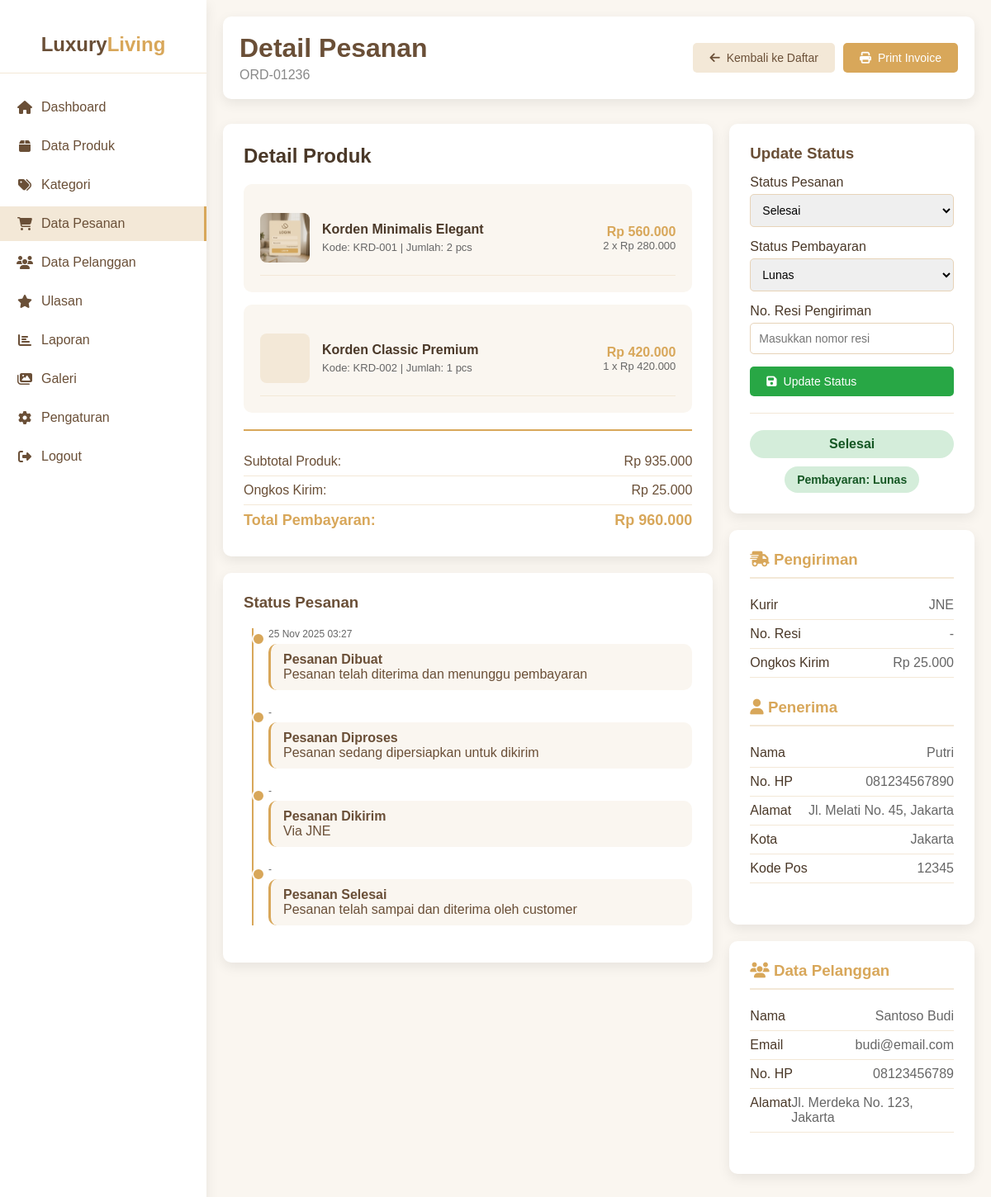
Screenshot of /admin/detail_pesanan.php?id=1 (signed in) with the database file from the repository.
### tables this page shows
CREATE TABLE `pesanan` (
  `id_pesanan` int(11) NOT NULL,
  `kode_pesanan` varchar(20) NOT NULL,
  `id_pelanggan` int(11) NOT NULL,
  `tanggal_pesanan` timestamp NOT NULL DEFAULT current_timestamp(),
  `total_harga` decimal(12,2) NOT NULL,
  `status_pesanan` enum('Menunggu Pembayaran','Diproses','Dikirim','Selesai','Dibatalkan') DEFAULT 'Menunggu Pembayaran',
  `metode_pembayaran` enum('Transfer Bank','COD','E-Wallet') DEFAULT 'Transfer Bank',
  `status_pembayaran` enum('Menunggu','Lunas','Gagal') DEFAULT 'Menunggu',
  `bukti_pembayaran` varchar(255) DEFAULT NULL,
  `nama_penerima` varchar(100) NOT NULL,
  `no_hp_penerima` varchar(20) NOT NULL,
  `alamat_pengiriman` text NOT NULL,
  `kota_pengiriman` varchar(100) NOT NULL,
  `kode_pos_pengiriman` varchar(10) NOT NULL,
  `kurir` varchar(50) DEFAULT NULL,
  `no_resi` varchar(100) DEFAULT NULL,
  `ongkir` decimal(10,2) DEFAULT 0.00,
  `catatan` text DEFAULT NULL,
  `updated_at` timestamp NOT NULL DEFAULT current_timestamp() ON UPDATE current_timestamp()
);

CREATE TABLE `detail_pesanan` (
  `id_detail` int(11) NOT NULL,
  `id_pesanan` int(11) NOT NULL,
  `id_produk` int(11) NOT NULL,
  `jumlah` int(11) NOT NULL,
  `harga_satuan` decimal(12,2) NOT NULL,
  `subtotal` decimal(12,2) NOT NULL
);

CREATE TABLE `produk` (
  `id_produk` int(11) NOT NULL,
  `kode_produk` varchar(20) NOT NULL,
  `nama_produk` varchar(255) NOT NULL,
  `id_kategori` int(11) DEFAULT NULL,
  `deskripsi_singkat` text DEFAULT NULL,
  `deskripsi_lengkap` text DEFAULT NULL,
  `harga` decimal(12,2) NOT NULL,
  `harga_diskon` decimal(12,2) DEFAULT NULL,
  `stok` int(11) DEFAULT 0,
  `berat` decimal(8,2) DEFAULT 0.00 COMMENT 'dalam gram',
  `bahan` varchar(100) DEFAULT NULL,
  `ukuran` varchar(50) DEFAULT NULL,
  `warna` varchar(100) DEFAULT NULL,
  `jenis_gantungan` varchar(100) DEFAULT NULL,
  `foto_utama` varchar(255) DEFAULT NULL,
  `status` enum('Tersedia','Habis','Preorder') DEFAULT 'Tersedia',
  `terjual` int(11) DEFAULT 0,
  `rating_rata` decimal(3,2) DEFAULT 0.00,
  `jumlah_ulasan` int(11) DEFAULT 0,
  `created_at` timestamp NOT NULL DEFAULT current_timestamp(),
  `updated_at` timestamp NOT NULL DEFAULT current_timestamp() ON UPDATE current_timestamp()
);

CREATE TABLE `pelanggan` (
  `id_pelanggan` int(11) NOT NULL,
  `nama` varchar(100) NOT NULL,
  `email` varchar(100) NOT NULL,
  `password` varchar(255) NOT NULL,
  `no_hp` varchar(20) DEFAULT NULL,
  `alamat` text DEFAULT NULL,
  `kota` varchar(100) DEFAULT NULL,
  `kode_pos` varchar(10) DEFAULT NULL,
  `jenis_kelamin` enum('Laki-laki','Perempuan') DEFAULT NULL,
  `tanggal_lahir` date DEFAULT NULL,
  `foto_profil` varchar(255) DEFAULT 'default.png',
  `status` enum('aktif','nonaktif') DEFAULT 'aktif',
  `email_verified` tinyint(1) DEFAULT 0,
  `tanggal_daftar` timestamp NOT NULL DEFAULT current_timestamp(),
  `terakhir_login` datetime DEFAULT NULL
);

### admin/detail_pesanan.php (the view, shortened to what the rows shown need)
<?php
try {
    $pdo = new PDO("mysql:host=127.0.0.1;dbname=toko_horden2;charset=utf8", "root", "");
    $pdo->setAttribute(PDO::ATTR_ERRMODE, PDO::ERRMODE_EXCEPTION);
} catch (PDOException $e) {
    die("Koneksi database gagal: " . $e->getMessage());
}
$id = $_GET['id'] ?? 0;
$pesanan = null;
$detail_pesanan = [];
try {
    $stmt = $pdo->prepare("SELECT p.*, pl.nama as nama_pelanggan, pl.email, pl.no_hp, pl.alamat, pl.kota, pl.kode_pos
                          FROM pesanan p
                          LEFT JOIN pelanggan pl ON p.id_pelanggan = pl.id_pelanggan
                          WHERE p.id_pesanan = ?");
    $stmt->execute([$id]);
    $pesanan = $stmt->fetch();
    $stmt_detail = $pdo->prepare("SELECT dp.*, pr.nama_produk, pr.foto_utama, pr.kode_produk
                                 FROM detail_pesanan dp
                                 LEFT JOIN produk pr ON dp.id_produk = pr.id_produk
                                 WHERE dp.id_pesanan = ?");
    $stmt_detail->execute([$id]);
    $detail_pesanan = $stmt_detail->fetchAll();
} catch (Exception $e) {
    $error = "Gagal memuat data pesanan: " . $e->getMessage();
}
?>
<!DOCTYPE html>
<html lang="id">
<head>
    <link rel="stylesheet" href="https://cdnjs.cloudflare.com/ajax/libs/font-awesome/6.4.0/css/all.min.css">
</head>
<body>
    <div class="container">
        <div class="sidebar">
            <div class="logo">
                <h2>Luxury<span>Living</span></h2>
            </div>
        </div>
        <div class="main-content">
            <div class="header">
                <div>
                    <h1>Detail Pesanan</h1>
                    <p style="color: #888; margin-top: 5px;"><?php echo $pesanan['kode_pesanan']; ?></p>
                </div>
            </div>
            <div class="order-detail-grid">
                <div>
                    <div class="card">
                        <h2 style="margin-bottom: 20px; color: var(--dark-brown);">Detail Produk</h2>
                        <?php foreach($detail_pesanan as $item): ?>
                        <div class="order-items">
                            <div class="item-row">
                                <div class="item-info">
                                    <div class="item-image">
                                        <?php if($item['foto_utama']): ?>
                                            <img src="../uploads/<?php echo $item['foto_utama']; ?>" alt="<?php echo $item['nama_produk']; ?>" onerror="this.style.display='none'">
                                        <?php else: ?>
                                            <i class="fas fa-image" style="color: var(--gold); font-size: 20px;"></i>
                                        <?php endif; ?>
                                    </div>
                                    <div class="item-details">
                                        <div class="item-name"><?php echo $item['nama_produk']; ?></div>
                                        <div class="item-meta">
                                            Kode: <?php echo $item['kode_produk']; ?> |
                                            Jumlah: <?php echo $item['jumlah']; ?> pcs
                                        </div>
                                    </div>
                                </div>
                                <div class="item-price">
                                    <div class="item-total">Rp <?php echo number_format($item['subtotal'], 0, ',', '.'); ?></div>
                                    <div class="item-subtotal">
                                        <?php echo $item['jumlah']; ?> x Rp <?php echo number_format($item['harga_satuan'], 0, ',', '.'); ?>
                                    </div>
                                </div>
                            </div>
                        </div>
                        <?php endforeach; ?>
                        <div class="summary-section">
                            <div class="summary-row">
                                <span>Subtotal Produk:</span>
                                <span>Rp <?php echo number_format($pesanan['total_harga'] - $pesanan['ongkir'], 0, ',', '.'); ?></span>
                            </div>
                            <div class="summary-row">
                                <span>Ongkos Kirim:</span>
                                <span>Rp <?php echo number_format($pesanan['ongkir'], 0, ',', '.'); ?></span>
                            </div>
                            <div class="summary-row summary-total">
                                <span>Total Pembayaran:</span>
                                <span>Rp <?php echo number_format($pesanan['total_harga'], 0, ',', '.'); ?></span>
                            </div>
                        </div>
                    </div>
                    <div class="card">
                        <div class="timeline">
                            <div class="timeline-item">
                                <div class="timeline-date"><?php echo date('d M Y H:i', strtotime($pesanan['tanggal_pesanan'])); ?></div>
                                <div class="timeline-content">
                                    <strong>Pesanan Dibuat</strong>
                                    <p>Pesanan telah diterima dan menunggu pembayaran</p>
                                </div>
                            </div>
                            <?php if($pesanan['status_pesanan'] == 'Dikirim' || $pesanan['status_pesanan'] == 'Selesai'): ?>
                            <div class="timeline-item">
                                <div class="timeline-content">
                                    <strong>Pesanan Dikirim</strong>
                                    <p>
                                        <?php if($pesanan['kurir']): ?>
                                            Via <?php echo $pesanan['kurir']; ?>
                                        <?php else: ?>
                                            Pesanan telah dikirim
                                        <?php endif; ?>
                                    </p>
                                </div>
                            </div>
                            <?php endif; ?>
                        </div>
                    </div>
                </div>
                <div>
                    <div class="card">
                        <form method="POST" action="">
                            <div class="form-group">
                                <label for="status_pesanan">Status Pesanan</label>
                                <select id="status_pesanan" name="status_pesanan" required>
                                    <option value="Selesai" <?php echo $pesanan['status_pesanan'] == 'Selesai' ? 'selected' : ''; ?>>Selesai</option>
                                </select>
                            </div>
                            <div class="form-group">
                                <label for="status_pembayaran">Status Pembayaran</label>
                                <select id="status_pembayaran" name="status_pembayaran" required>
                                    <option value="Lunas" <?php echo $pesanan['status_pembayaran'] == 'Lunas' ? 'selected' : ''; ?>>Lunas</option>
                                </select>
                            </div>
                        </form>
                        <div style="margin-top: 20px; padding-top: 20px; border-top: 1px solid var(--cream);">
                            <div style="text-align: center;">
                                <span class="status-badge status-<?php echo strtolower(str_replace(' ', '', $pesanan['status_pesanan'])); ?>" style="font-size: 16px; margin-bottom: 10px; display: block;">
                                    <?php echo $pesanan['status_pesanan']; ?>
                                </span>
                                <span class="status-badge status-pembayaran-<?php echo strtolower($pesanan['status_pembayaran']); ?>" style="font-size: 14px;">
                                    Pembayaran: <?php echo $pesanan['status_pembayaran']; ?>
                                </span>
                            </div>
                        </div>
                    </div>
                    <div class="card">
                        <div class="info-section">
                            <div class="info-item">
                                <span class="info-label">Kurir</span>
                                <span class="info-value"><?php echo $pesanan['kurir'] ?? '-'; ?></span>
                            </div>
                            <div class="info-item">
                                <span class="info-label">No. Resi</span>
                                <span class="info-value"><?php echo $pesanan['no_resi'] ?? '-'; ?></span>
                            </div>
                            <div class="info-item">
                                <span class="info-label">Ongkos Kirim</span>
                                <span class="info-value">Rp <?php echo number_format($pesanan['ongkir'], 0, ',', '.'); ?></span>
                            </div>
                        </div>
                        <div class="info-section">
                            <div class="info-item">
                                <span class="info-label">Nama</span>
                                <span class="info-value"><?php echo $pesanan['nama_penerima']; ?></span>
                            </div>
                            <div class="info-item">
                                <span class="info-label">No. HP</span>
                                <span class="info-value"><?php echo $pesanan['no_hp_penerima']; ?></span>
                            </div>
                            <div class="info-item">
                                <span class="info-label">Alamat</span>
                                <span class="info-value"><?php echo $pesanan['alamat_pengiriman']; ?></span>
                            </div>
                            <div class="info-item">
                                <span class="info-label">Kota</span>
                                <span class="info-value"><?php echo $pesanan['kota_pengiriman']; ?></span>
                            </div>
                            <div class="info-item">
                                <span class="info-label">Kode Pos</span>
                                <span class="info-value"><?php echo $pesanan['kode_pos_pengiriman']; ?></span>
                            </div>
                        </div>
                    </div>
                    <div class="card">
                        <div class="info-section">
                            <div class="info-item">
                                <span class="info-label">Nama</span>
                                <span class="info-value"><?php echo $pesanan['nama_pelanggan']; ?></span>
                            </div>
                            <div class="info-item">
                                <span class="info-label">Email</span>
                                <span class="info-value"><?php echo $pesanan['email']; ?></span>
                            </div>
                            <div class="info-item">
                                <span class="info-label">No. HP</span>
                                <span class="info-value"><?php echo $pesanan['no_hp']; ?></span>
                            </div>
                            <div class="info-item">
                                <span class="info-label">Alamat</span>
                                <span class="info-value"><?php echo $pesanan['alamat']; ?></span>
                            </div>
                        </div>
                    </div>
                </div>
            </div>
        </div>
    </div>
</body>
</html>

### rows the page displays
pesanan: kode_pesanan "ORD-01236", $pesanan['total_harga'] - $pesanan['ongkir'] "935.000", ongkir "25.000", total_harga "960.000", tanggal_pesanan "25 Nov 2025 03:27", kurir "JNE", status_pesanan "Selesai", status_pembayaran "Lunas", no_resi "-", nama_penerima "Putri", no_hp_penerima "081234567890", alamat_pengiriman "Jl. Melati No. 45, Jakarta", kota_pengiriman "Jakarta", kode_pos_pengiriman "12345", id_pelanggan.nama "Santoso Budi", id_pelanggan.email "budi@email.com", id_pelanggan.no_hp "08123456789", id_pelanggan.alamat "Jl. Merdeka No. 123, Jakarta"
detail_pesanan: id_produk.foto_utama (picture), id_produk.nama_produk "Korden Minimalis Elegant", id_produk.kode_produk "KRD-001", jumlah "2", subtotal "560.000", harga_satuan "280.000"
detail_pesanan: id_produk.nama_produk "Korden Classic Premium", id_produk.kode_produk "KRD-002", jumlah "1", subtotal "420.000", harga_satuan "420.000"
